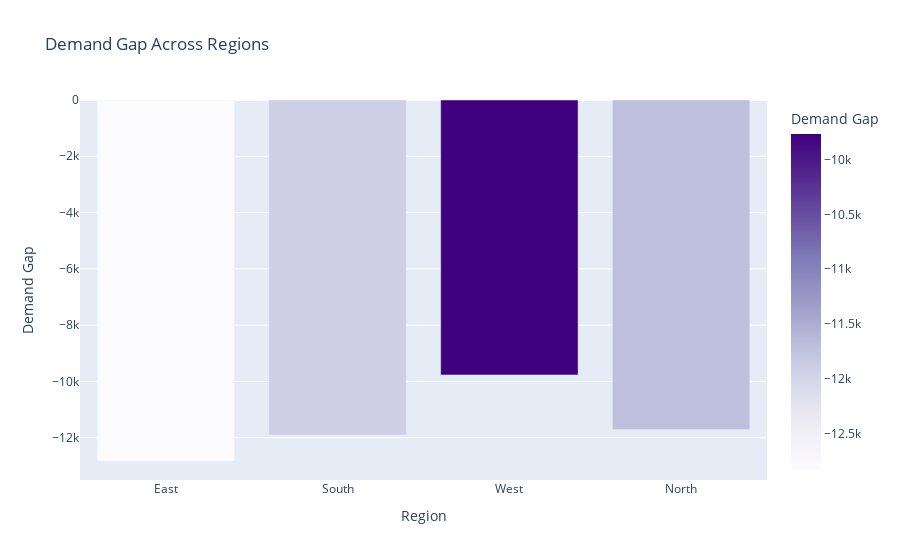

Write notebook code for a chart like this one.
### Code cell
import pandas as pd
import plotly.express as px

# Load the CSV
vw_region_demand_gap = pd.read_csv("../exports/vw_region_demand_gap.csv", delimiter=';')
vw_region_demand_gap.columns = vw_region_demand_gap.columns.str.strip().str.replace('"', '')

# Plot with correct column
fig = px.bar(
    vw_region_demand_gap,
    x='region',
    y='demand_supply_gap',  
    title='Demand Gap Across Regions',
    labels={'region': 'Region', 'demand_supply_gap': 'Demand Gap'},  
    color='demand_supply_gap',
    color_continuous_scale='Purples'
)
fig.show()

### Figure 1 — Plotly figure (JSON) as saved in the notebook; plotly's stock layout.template omitted (floating-point values rounded to 4 significant figures)
{"data": [{"alignmentgroup": "True", "hovertemplate": "Region=%{x}<br>Demand Gap=%{marker.color}<extra></extra>", "legendgroup": "", "marker": {"color": [-12827, -11906, -9769, -11711], "coloraxis": "coloraxis", "pattern": {"shape": ""}}, "name": "", "offsetgroup": "", "orientation": "v", "showlegend": false, "textposition": "auto", "type": "bar", "x": ["East", "South", "West", "North"], "xaxis": "x", "y": [-12827, -11906, -9769, -11711], "yaxis": "y"}], "layout": {"barmode": "relative", "coloraxis": {"colorbar": {"title": {"text": "Demand Gap"}}, "colorscale": [[0, "rgb(252,251,253)"], [0.125, "rgb(239,237,245)"], [0.25, "rgb(218,218,235)"], [0.375, "rgb(188,189,220)"], [0.5, "rgb(158,154,200)"], [0.625, "rgb(128,125,186)"], [0.75, "rgb(106,81,163)"], [0.875, "rgb(84,39,143)"], [1, "rgb(63,0,125)"]]}, "legend": {"tracegroupgap": 0}, "title": {"text": "Demand Gap Across Regions"}, "xaxis": {"anchor": "y", "domain": [0, 1], "title": {"text": "Region"}}, "yaxis": {"anchor": "x", "domain": [0, 1], "title": {"text": "Demand Gap"}}}}
